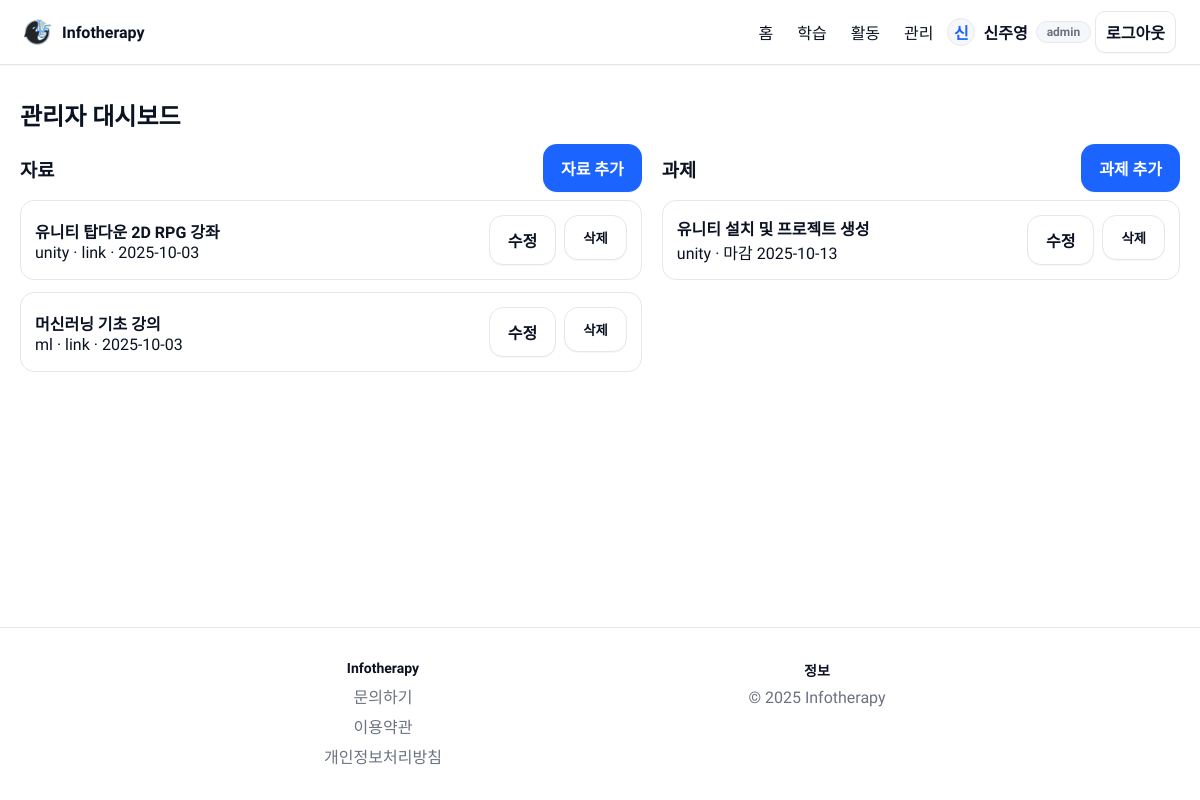
Page /admin (signed in) on the earlier database version.
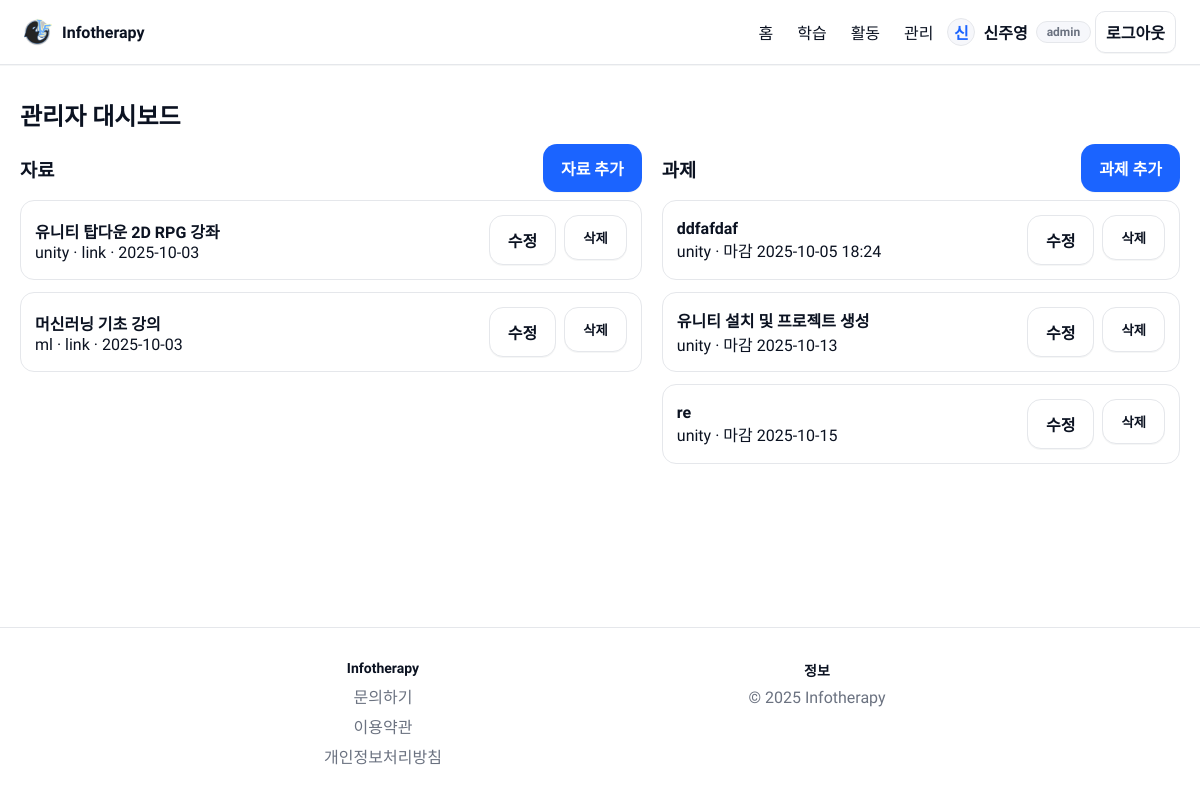
Same page on the later database version.
### tables this page shows
CREATE TABLE materials (
              id INTEGER PRIMARY KEY AUTOINCREMENT,
              title TEXT NOT NULL,
              type TEXT,
              category TEXT,
              date TEXT,
              content TEXT
            );

CREATE TABLE assignments (
              id INTEGER PRIMARY KEY AUTOINCREMENT,
              title TEXT NOT NULL,
              due TEXT,
              description TEXT,
              category TEXT
            );

### app.py (the view)
    @app.route("/admin")
    @admin_required
    def admin_dashboard():
        with get_db() as cx:
            materials = cx.execute("SELECT id, title, category, type, date FROM materials ORDER BY date DESC").fetchall()
            assignments = cx.execute("SELECT id, title, category, due FROM assignments ORDER BY due ASC").fetchall()
        return render_template("admin_dashboard.html", materials=materials, assignments=assignments)

### templates/admin_dashboard.html (shortened to what this page needs)
{% extends 'base.html' %}
{% block content %}
  <h2 style="margin:0 0 12px;">관리자 대시보드</h2>
  <div class="two-col">
    <section>
      <div style="display:flex; justify-content:space-between; align-items:center; margin-bottom:8px;">
        <h3 style="margin:0;">자료</h3>
        <a class="btn btn-primary" href="{{ url_for('admin_material_new') }}">자료 추가</a>
      </div>
      <div class="list">
        {% for m in materials %}
          <div class="list-item">
            <div>
              <div style="font-weight:600;">{{ m['title'] }}</div>
              <div class="hint">{{ m['category'] }} · {{ m['type'] }} · {{ m['date'] }}</div>
            </div>
            <div style="display:flex; gap:8px;">
              <a class="btn btn-outline" href="{{ url_for('admin_material_edit', item_id=m['id']) }}">수정</a>
              <form method="post" action="{{ url_for('admin_material_delete', item_id=m['id']) }}">
                <button class="btn btn-outline" type="submit">삭제</button>
              </form>
            </div>
          </div>
        {% endfor %}
      </div>
    </section>
    <aside>
      <div style="display:flex; justify-content:space-between; align-items:center; margin-bottom:8px;">
        <h3 style="margin:0;">과제</h3>
        <a class="btn btn-primary" href="{{ url_for('admin_assignment_new') }}">과제 추가</a>
      </div>
      <div class="list">
        {% for a in assignments %}
          <div class="list-item">
            <div>
              <div style="font-weight:600;">{{ a['title'] }}</div>
              <div class="hint">{{ a['category'] }} · 마감 {{ a['due'] }}</div>
            </div>
            <div style="display:flex; gap:8px;">
              <a class="btn btn-outline" href="{{ url_for('admin_assignment_edit', item_id=a['id']) }}">수정</a>
              <form method="post" action="{{ url_for('admin_assignment_delete', item_id=a['id']) }}">
                <button class="btn btn-outline" type="submit">삭제</button>
              </form>
            </div>
          </div>
        {% endfor %}
      </div>
    </aside>
  </div>
{% endblock %}

### templates/base.html (shortened to what this page needs)
<!doctype html>
<html lang="ko">
  <head>
    <link rel="stylesheet" href="{{ static_url('css/main.css') }}">
  </head>
  <body>
    <header class="site-header">
      <div class="container header-inner">
        <a class="logo" href="{{ url_for('index') }}">
          <img class="logo-mark-img" src="{{ static_url('images/icon.jpg') }}" alt="Infotherapy">
          <span class="logo-text">Infotherapy</span>
        </a>
        <nav class="nav" id="site-nav">
          <div class="nav-content">
            <a href="{{ url_for('index') }}">홈</a>
            <a href="{{ url_for('learn') }}">학습</a>
            <a href="{{ url_for('activities') }}">활동</a>
            {% if session.get('admin') %}
              <a href="{{ url_for('admin_dashboard') }}">관리</a>
            {% endif %}
            {% if session.get('uid') %}
              <div class="profile-chip">
                <div class="avatar-mini">{{ (session.get('name') or 'U')[:1] }}</div>
                <span class="profile-name">{{ session.get('name') or '사용자' }}</span>
                {% if session.get('admin') %}<span class="badge" style="height:22px;">admin</span>{% endif %}
              </div>
              <a href="{{ url_for('logout') }}" class="btn btn-outline">로그아웃</a>
            {% else %}
              <a href="{{ url_for('login') }}" class="btn btn-outline">로그인</a>
              <a href="{{ url_for('signup') }}" class="btn btn-primary">회원가입</a>
            {% endif %}
          </div>
        </nav>
      </div>
    </header>
    <main class="container">
      {% block content %}{% endblock %}
    </main>
    <footer class="site-footer">
      <div class="container footer-grid">
        <div class="footer-col">
          <h4>Infotherapy</h4>
          <div class="footer-links">
            <a href="{{ url_for('contact') }}">문의하기</a>
            <a href="{{ url_for('terms') }}">이용약관</a>
            <a href="{{ url_for('privacy') }}">개인정보처리방침</a>
          </div>
        </div>
        <div class="footer-col">
          <h4>정보</h4>
          <div class="footer-links">
            <span>© 2025 Infotherapy</span>
          </div>
        </div>
      </div>
    </footer>
  </body>
  </html>

### static/css/main.css (style rules this page uses)
:root { --bg: #ffffff; --text: #0b1221; --muted: #6b7280; --primary: #1b64ff; --primary-600: #1553d6; --surface: #f6f7fb; --border: #e5e7eb; }
* { box-sizing: border-box; }
html, body { height: 100%; }
body { margin: 0; font-family: "Pretendard", -apple-system, BlinkMacSystemFont, "Segoe UI", Roboto, Oxygen, Ubuntu, Cantarell, "Fira Sans", "Droid Sans", "Helvetica Neue", Arial, "Apple Color Emoji", "Segoe UI Emoji"; color: var(--text); background: var(--bg); -webkit-font-smoothing: antialiased; -moz-osx-font-smoothing: grayscale; overflow-x: hidden; }
html { scrollbar-width: none; }
body { display: flex; flex-direction: column; min-height: 100vh; }
.container { width: 100%; max-width: none; margin: 0 auto; padding: 0 24px; }
.site-header { position: sticky; top: 0; z-index: 10; background: rgba(255,255,255,0.86); backdrop-filter: blur(10px); border-bottom: 1px solid var(--border); box-shadow: 0 1px 0 rgba(17,24,39,0.04); }
.header-inner { display: flex; align-items: center; justify-content: space-between; height: 64px; }
.logo { display: inline-flex; align-items: center; gap: 10px; text-decoration: none; color: var(--text); font-weight: 600; }
.logo-mark-img { width: 28px; height: 28px; object-fit: contain; border-radius: 6px; }
.nav { display: flex; align-items: center; gap: 16px; }
.nav a { color: var(--text); text-decoration: none; padding: 8px 10px; border-radius: 10px; }
.profile-chip { display: inline-flex; align-items: center; gap: 8px; }
.avatar-mini { width: 28px; height: 28px; border-radius: 50%; background: var(--surface); border: 1px solid var(--border); display: inline-flex; align-items: center; justify-content: center; font-weight: 700; color: var(--primary); }
.profile-name { font-weight: 600; }
.btn { display: inline-flex; align-items: center; justify-content: center; gap: 8px; border-radius: 14px; padding: 12px 18px; font-weight: 600; text-decoration: none; cursor: pointer; transition: all .15s ease; box-shadow: 0 1px 0 rgba(17,24,39,0.04); }
.btn-primary { background: var(--primary); color: #fff; }
.btn-outline { border: 1px solid var(--border); color: var(--text); background: #fff; }
main.container { padding: 32px 20px; flex: 1; }
.list { display: grid; gap: 12px; }
.list-item { display: grid; grid-template-columns: 1fr auto; align-items: center; gap: 12px; padding: 14px; border: 1px solid var(--border); border-radius: 14px; background: #fff; }
.badge { display: inline-flex; align-items: center; height: 26px; padding: 0 10px; border-radius: 999px; border: 1px solid var(--border); background: var(--surface); color: var(--muted); font-weight: 600; font-size: 12px; }
.two-col { display: grid; grid-template-columns: 1.2fr 1fr; gap: clamp(12px, 2vw, 20px); }
img, video { max-width: 100%; height: auto; display: block; }
.site-footer { border-top: 1px solid var(--border); padding: 32px 0; color: var(--muted); }
.footer-grid { display: grid; grid-template-columns: repeat( auto-fit, minmax(220px, 1fr) ); gap: 16px; max-width: 900px; margin: 0 auto; text-align: center; justify-items: center; }
.footer-col h4 { margin: 0 0 8px; font-size: 14px; color: var(--text); }
.footer-links { display: grid; gap: 6px; }
.footer-links a { color: var(--muted); text-decoration: none; }

Differences in the rows shown:
added assignments: title "ddfafdaf", category "unity", due "2025-10-05 18:24"
added assignments: title "re", category "unity", due "2025-10-15"
